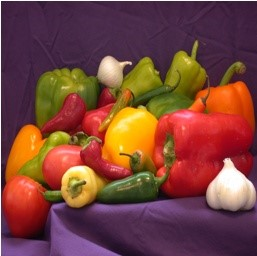
#> input picture test.jpg, 257 x 256 px
$ python logarithmic.py
#> lines starting #> are read from the running program, lines starting #| are printed output that depends on the picture
import numpy
import math
from PIL import Image
import matplotlib.pyplot as plt
import matplotlib.patches as patches
import time


ans_val=-1

def ck(x,y):
    i = x
    j = y
    sum = 0.0
    global ans_val


    for a in range (0,gm.size[0]):
        for b in range (0,gm.size[1]):

            p=rr[a][b]
            q=tt[i][j]
            sum = sum + (p-q)*(p-q)
            j = j+1

        i=i+1
        j=y
    if ans_val == -1:

        ans_val = sum
        ans_pixel[0] = x;
        ans_pixel[1] = y;
    elif ans_val > sum:
        ans_val = sum
        ans_pixel[0] = x;
        ans_pixel[1] = y;
    return sum


im = Image.open('test.jpg') # Can be many different formats.
#> im is the input picture: PIL image 257x256 RGB; mean R, G, B 121.6, 67.9, 59.1
test = im.load()

gm = Image.open('ref.jpg') # Can be many different formats.
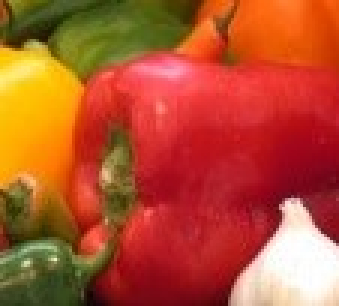
#> input picture ref.jpg, 113 x 102 px (shown 3 times larger)
#> gm is the input picture: PIL image 113x102 RGB; mean R, G, B 179.6, 81.3, 46.4
ref = gm.load()

ans_pixel=numpy.zeros(3, dtype=int)

tt=numpy.ones((im.size[0],im.size[1]))
rr=numpy.ones((gm.size[0],gm.size[1]))

for i in range(0,im.size[0]):
    for j in range(0, im.size[1]):
        tt[i][j]=.2989*test[i,j][0]+.5870*test[i,j][1]+.1140*test[i,j][2]
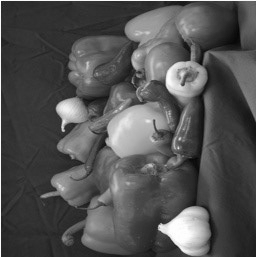
#> tt: shape (257, 256) float64; min 5.92, max 255, mean 82.9

for i in range(0,gm.size[0]):
    for j in range(0, gm.size[1]):
        rr[i][j]=.2989*ref[i, j][0]+.5870*ref[i,j][1]+.1140*ref[i,j][2]
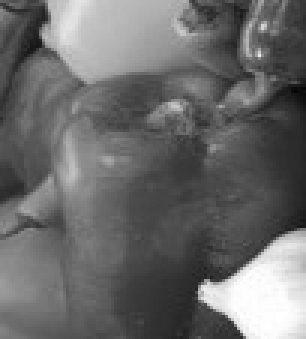
#> rr: shape (113, 102) float64 (shown 3 times larger); min 6.58, max 255, mean 106.7

x1 = int(im.size[0]/2)
#> x1 = 128
y1 = int(im.size[1]/2)
#> y1 = 128
p1 = im.size[0] - x1
#> p1 = 129
p2 = im.size[1] - y1
#> p2 = 128
dis = min(p1, p2)
#> dis = 128
div=2

t_pixel = numpy.zeros(3, dtype=int)
t_ans=-1

while True:
    p = (dis+div-1)//div
    temp = ck(x1, y1)
    t_ans = -1
    #print("now")
    print(x1,y1)
    for i in range(-1 , 2):
        for j in range(-1 , 2):
            if i == 0 and j == 0:
                continue


            if x1 + i * p >= im.size[0] - (gm.size[0] - 1):
                continue
            if y1+j*p >= im.size[1]-(gm.size[1]-1):
                continue

            print(x1 + i * p, y1+j*p)
            tmp=ck(x1+i*p, y1+j*p)
            print(tmp)
            if t_ans == -1:
                t_ans = tmp
                t_pixel[0] = x1+i*p
                t_pixel[1] = y1+j*p
            elif tmp < t_ans:
                t_ans = tmp
                t_pixel[0] = x1 + i*p
                t_pixel[1] = y1 + j*p

    x1 =  t_pixel[0]
    y1 = t_pixel[1]
    div=div * 2
    if p == 1:
        break
#> after the loop, div = 256; t_pixel = [127, 93, 0]


im = numpy.array(Image.open('test.jpg'), dtype=numpy.uint8)
fig,ax = plt.subplots(1)
ax.imshow(im)
rect = patches.Rectangle((ans_pixel[0],ans_pixel[1]),gm.size[0],gm.size[1],linewidth=1,edgecolor='r',facecolor='none')

ax.add_patch(rect)

plt.show()
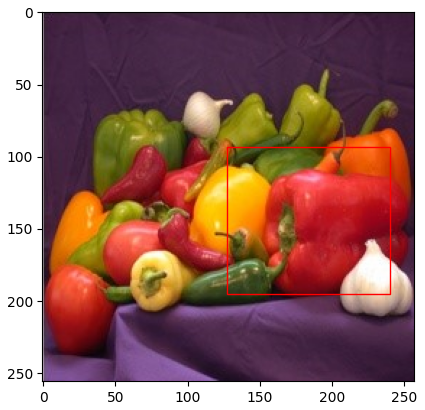
#> figure drawn by matplotlib, 1 panel
print(ans_pixel)
